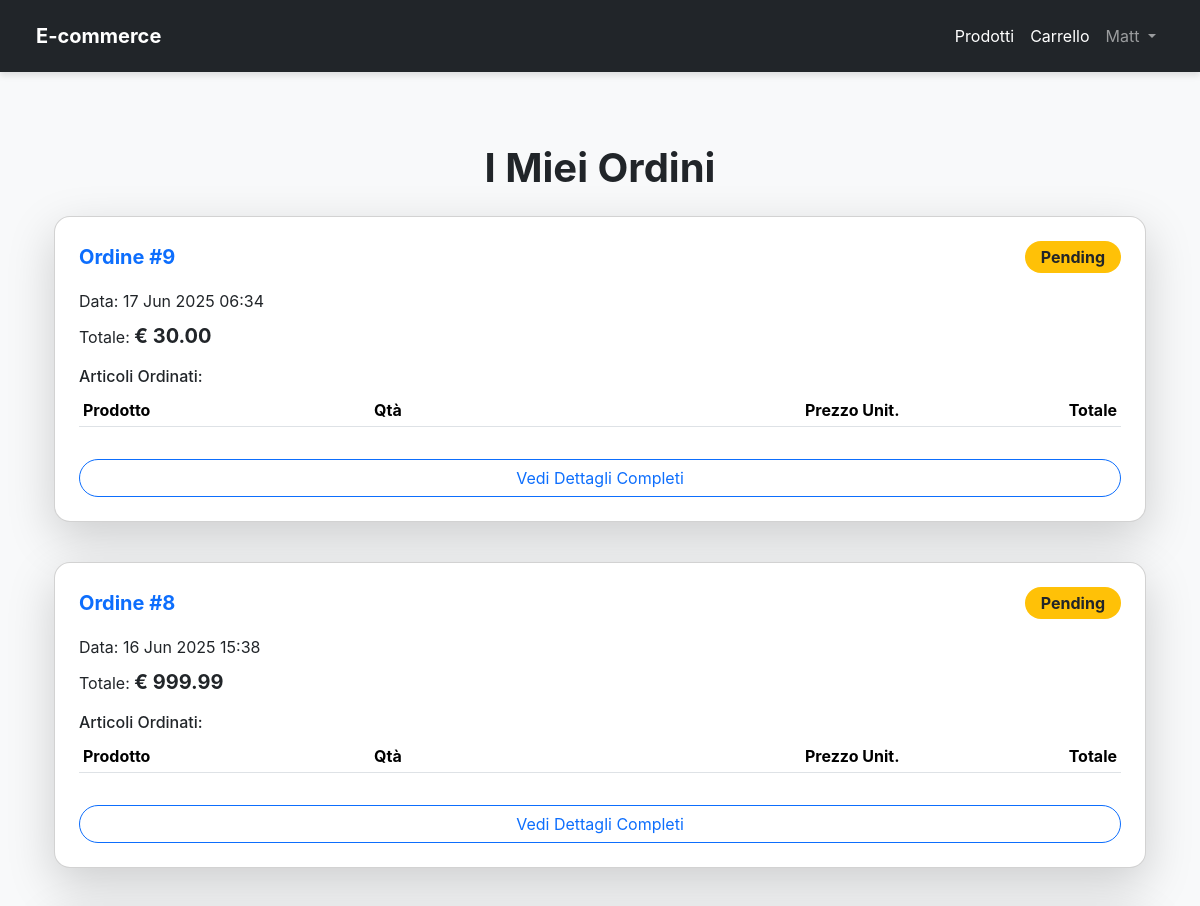
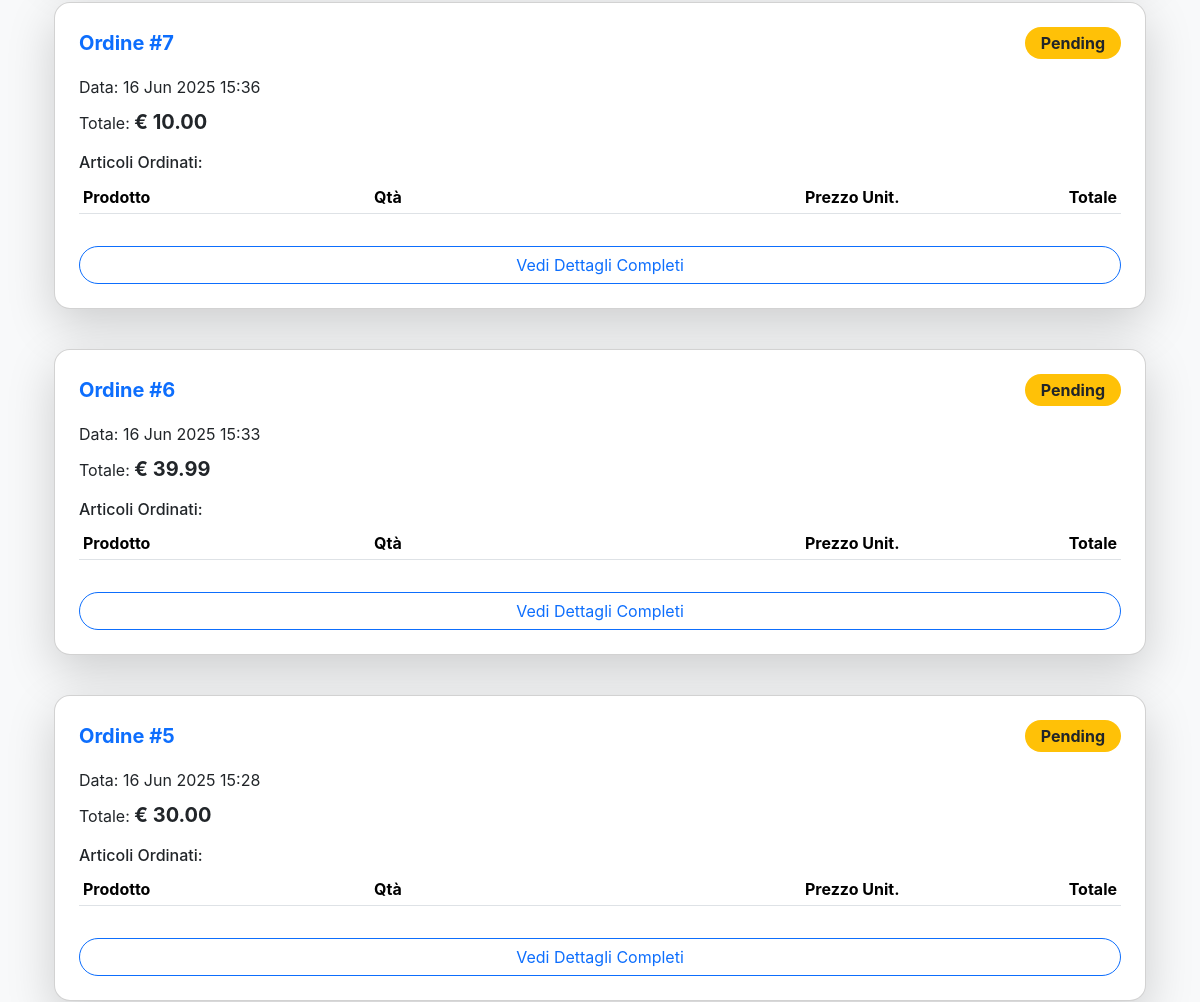
The app's page /orders/myOrders/ (signed in, upper part), older data (2 pictures, top to bottom).
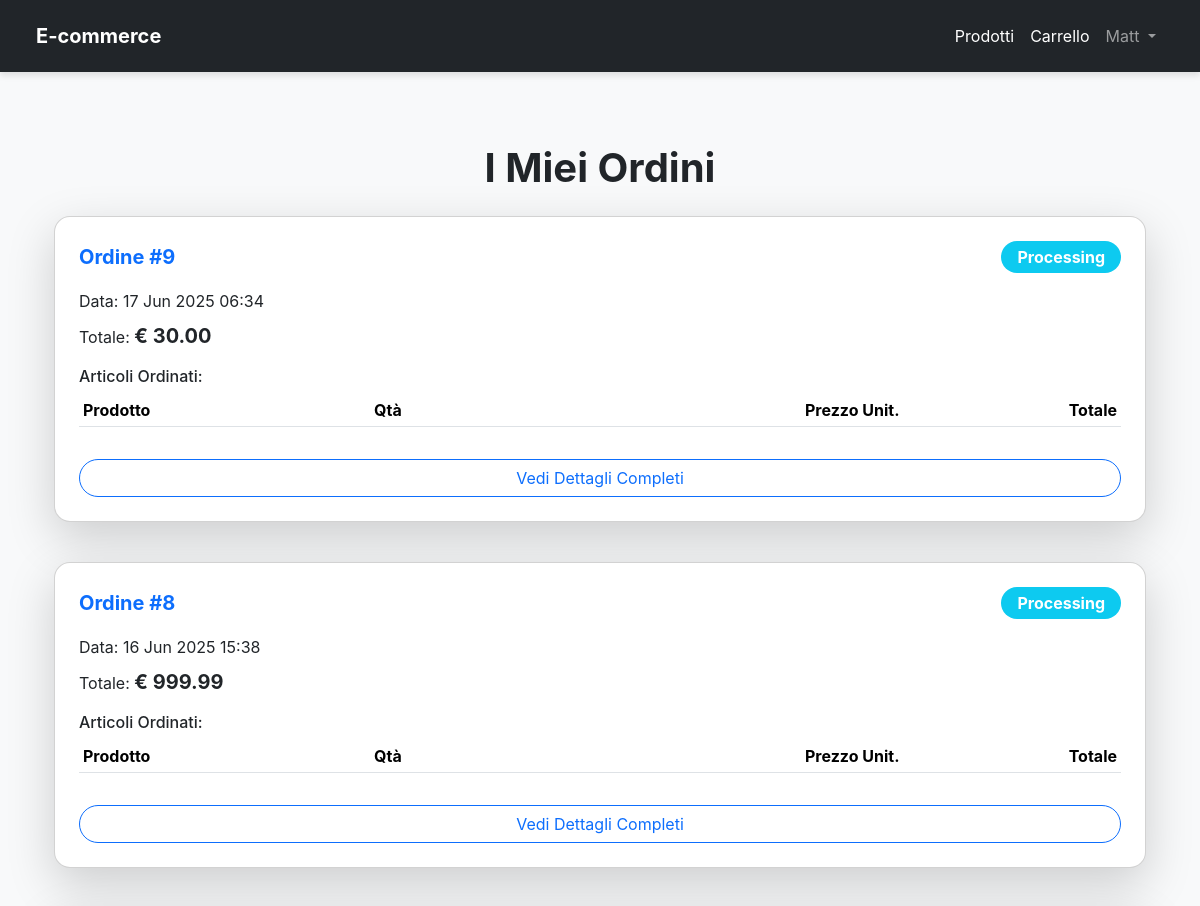
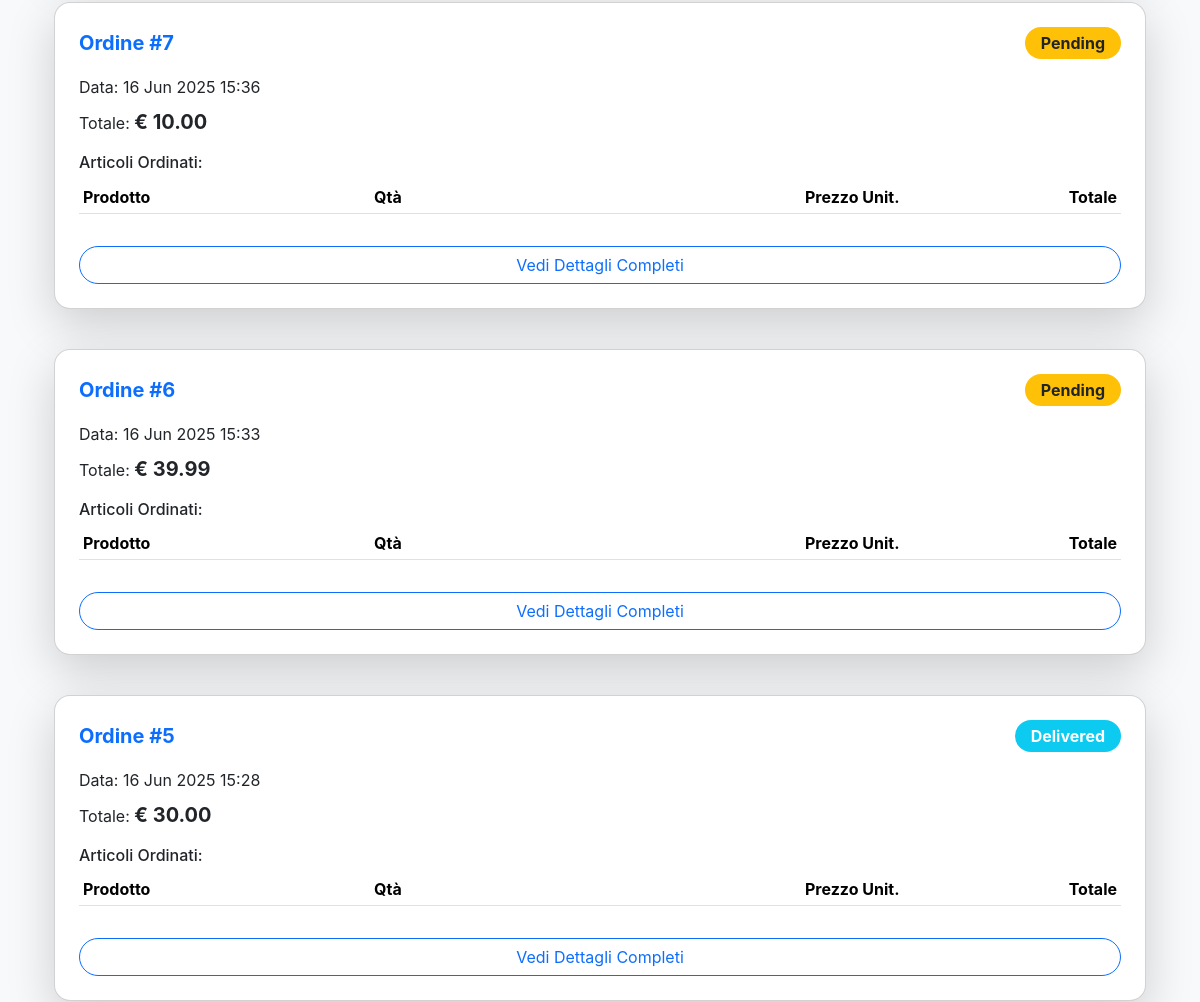
The same page, newer data (2 pictures, top to bottom).
### orders/models.py (models this page shows)
class Order(models.Model):
    customer = models.ForeignKey(
        settings.AUTH_USER_MODEL,
        on_delete=models.CASCADE)
    ORDER_STATUS_CHOICES = [
        ('Pending', 'In Sospeso'),
        ('Processing', 'In Lavorazione'),
        ('Shipped', 'Spedito'),
        ('Delivered', 'Consegnato'),
        ('Cancelled', 'Annullato'),
    ]
    purchase_date = models.DateTimeField(auto_now_add=True)
    total_amount = models.DecimalField(max_digits=10, decimal_places=2, default=0.00)
    status = models.CharField(max_length=50, choices=ORDER_STATUS_CHOICES, default='Pending')

### orders/views.py (the view)
# urls.py: path("myOrders/", MyOrders.as_view(), name="my_orders")
class MyOrders(LoginRequiredMixin, ListView):
    model = Order
    template_name = 'my_orders.html'
    context_object_name = 'orders'
    paginate_by = 10
    def get_queryset(self):
        return Order.objects.filter(customer=self.request.user).order_by('-purchase_date')

### templates/my_orders.html (shortened to what this page needs)
{% extends 'base.html' %}
{% load humanize %}
{% block content %}
<div class="container my-5">
    <h1 class="text-center fw-bold text-dark mb-4">I Miei Ordini</h1>
    {% if orders %}
        <div class="row row-cols-1 g-4">
            {% for order in orders %}
            <div class="col">
                <div class="card shadow-lg rounded-card p-4 mb-3">
                    <div class="d-flex justify-content-between align-items-center mb-3">
                        <h5 class="card-title fw-bold text-primary mb-0">Ordine #{{ order.id }}</h5>
                        <span class="badge {% if order.status == 'Completed' %}bg-success{% elif order.status == 'Pending' %}bg-warning text-dark{% else %}bg-info{% endif %} fs-6 py-2 px-3 rounded-pill">{{ order.status }}</span>
                    </div>
                    <p class="card-text mb-2">Data: {{ order.purchase_date|date:"d M Y H:i" }}</p>
                    <p class="card-text mb-3">Totale: <span class="fw-bold fs-5 text-dark">€ {{ order.total_amount|floatformat:2|intcomma }}</span></p>
                    <h6 class="mb-2">Articoli Ordinati:</h6>
                    <div class="table-responsive mb-3">
                        <table class="table table-striped table-sm">
                            <thead>
                                <tr>
                                    <th scope="col">Prodotto</th>
                                    <th scope="col">Qtà</th>
                                    <th scope="col" class="text-end">Prezzo Unit.</th>
                                    <th scope="col" class="text-end">Totale</th>
                                </tr>
                            </thead>
                        </table>
                    </div>
                    <a href="{% url 'order_confirmation' order.id %}" class="btn btn-outline-primary rounded-pill mt-auto">Vedi Dettagli Completi</a>
                </div>
            </div>
            {% endfor %}
        </div>
    {% else %}
    <div class="alert alert-info text-center mt-5" role="alert">
        Non hai ancora effettuato nessun ordine. <a href="{% url 'product_list' %}" class="alert-link">Inizia a fare shopping!</a>
    </div>
    {% endif %}
</div>
{% endblock content %}

Row changes from the older to the newer data that the page shows:
changed Order "17 Jun 2025 06:34": status "Pending" → "Processing"
changed Order "16 Jun 2025 15:38": status "Pending" → "Processing"
changed Order id 5: status "Pending" → "Delivered"
